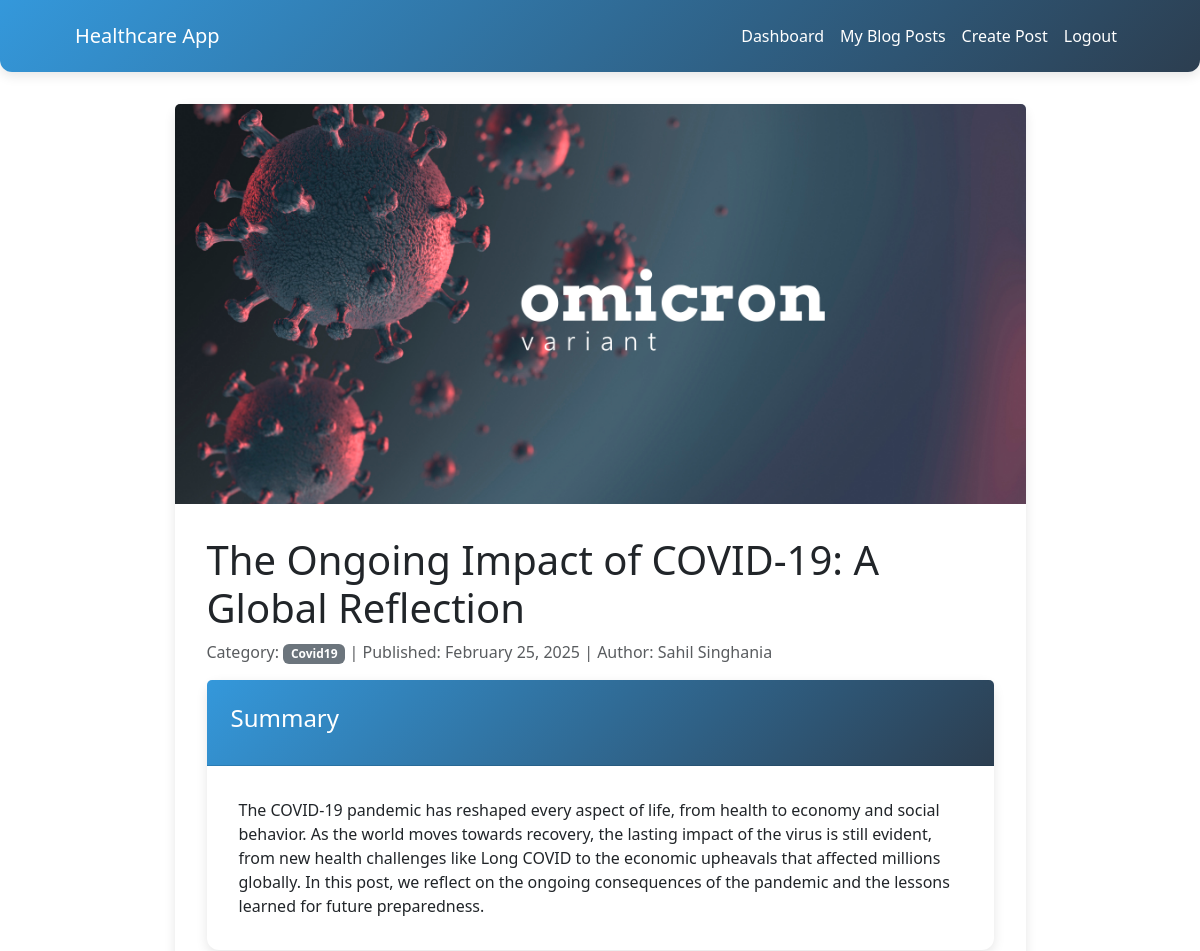
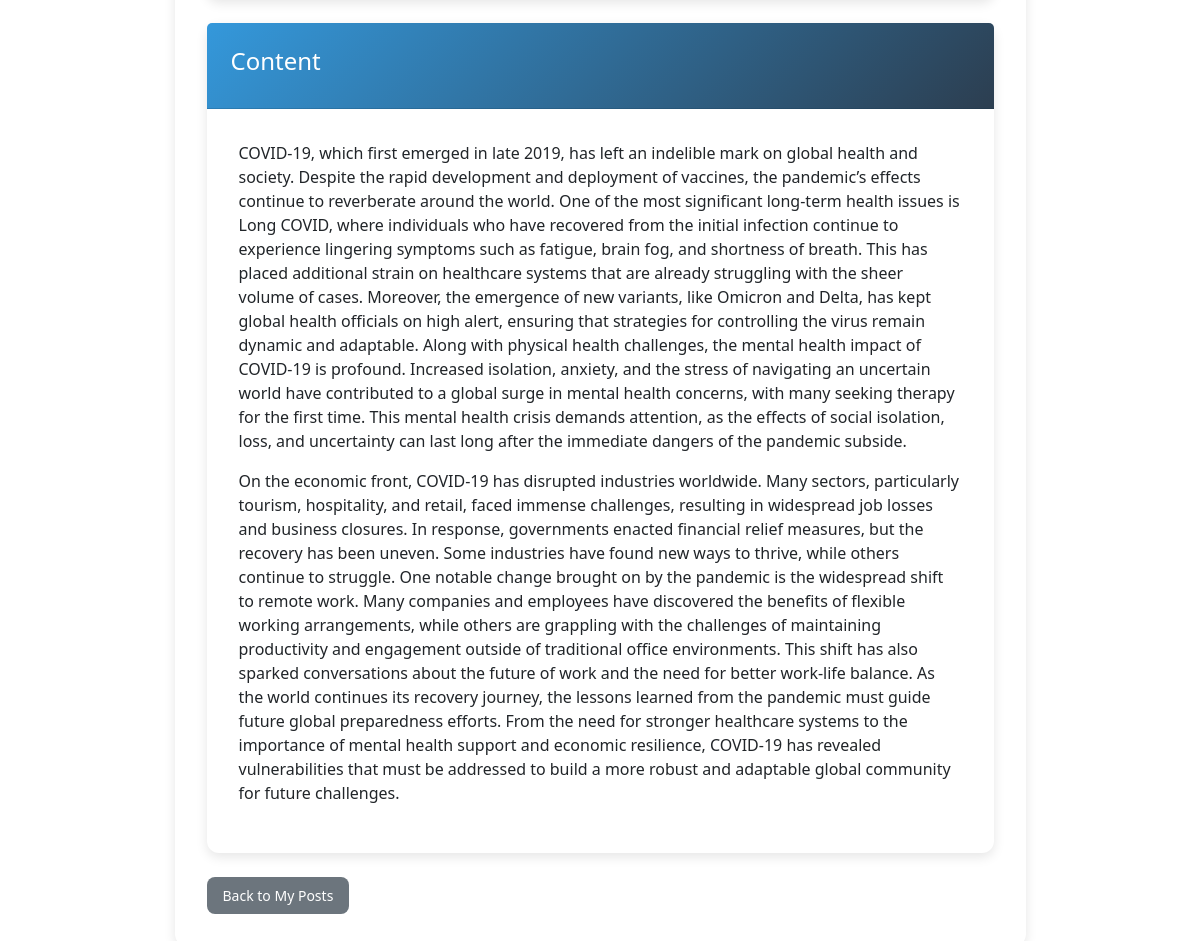
/blog/view/2/ (signed in), run on the app's committed database (2 pictures, top to bottom).
### blog/models.py (models this page shows, shortened)
class BlogPost(models.Model):
    title = models.CharField(max_length=200)
    image = models.ImageField(upload_to='blog_images/')
    category = models.ForeignKey(Category, on_delete=models.CASCADE)
    summary = models.TextField()
    content = models.TextField()
    author = models.ForeignKey(CustomUser, on_delete=models.CASCADE)
    created_at = models.DateTimeField(auto_now_add=True)
    updated_at = models.DateTimeField(auto_now=True)
    is_draft = models.BooleanField(default=False)

class Category(models.Model):
    name = models.CharField(max_length=100)
    class Meta:
        verbose_name_plural = "Categories"

### users/models.py (models this page shows)
class CustomUser(AbstractUser):
    USER_TYPE_CHOICES = (
        ('patient', 'Patient'),
        ('doctor', 'Doctor'),
    )
    user_type = models.CharField(max_length=10, choices=USER_TYPE_CHOICES)
    profile_picture = models.ImageField(upload_to='profile_pics/', null=True, blank=True)
    address_line1 = models.CharField(max_length=100)
    city = models.CharField(max_length=50)
    state = models.CharField(max_length=50)
    pincode = models.CharField(max_length=10)

### blog/views.py (the view)
# urls.py: path('view/<int:post_id>/', views.view_blog_post, name='view_blog_post'),
@login_required
def view_blog_post(request, post_id):
    post = get_object_or_404(BlogPost, id=post_id)
    if post.is_draft and post.author != request.user:
        return redirect('blog_list')
    return render(request, 'blog/view_post.html', {'post': post})

### blog/templates/blog/view_post.html (shortened to what this page needs)
{% extends 'blog/base.html' %}
{% block content %}
<div class="row" style="max-width: 100%; margin: 2rem auto;">
    <div class="col-md-10 offset-md-1">
        <div class="card mb-4">
            {% if post.image %}
                <img src="{{ post.image.url }}" class="card-img-top" alt="{{ post.title }}" style="max-height: 400px; object-fit: cover;">
            {% endif %}
            <div class="card-body">
                <h1 class="card-title">{{ post.title }}</h1>
                <p class="text-muted">
                    Category: <span class="badge bg-secondary">{{ post.category.name }}</span> |
                    Published: {{ post.created_at|date:"F d, Y" }} |
                    Author: {{ post.author.get_full_name }}
                </p>
                <div class="card mb-4">
                    <div class="card-header">
                        <h4>Summary</h4>
                    </div>
                    <div class="card-body">
                        {{ post.summary }}
                    </div>
                </div>
                <div class="card">
                    <div class="card-header">
                        <h4>Content</h4>
                    </div>
                    <div class="card-body">
                        {{ post.content|linebreaks }}
                    </div>
                </div>
                <div class="mt-4">
                    {% if user.user_type == 'doctor' %}
                        <a href="{% url 'my_blog_posts' %}" class="btn btn-secondary">Back to My Posts</a>
                    {% else %}
                        <a href="{% url 'blog_list' %}" class="btn btn-secondary">Back to Blog List</a>
                    {% endif %}
                </div>
            </div>
        </div>
    </div>
</div>
{% endblock %}

### blog/templates/blog/base.html (style rules this page uses)
html { scrollbar-width: none; -ms-overflow-style: none; }
.card { border: none; border-radius: 12px; box-shadow: 0 4px 12px rgba(0, 0, 0, 0.1); transition: transform 0.3s ease, box-shadow 0.3s ease; }
.card-header { background: linear-gradient(135deg, #3498db, #2c3e50); color: white; border-radius: 12px 12px 0 0; padding: 1.5rem; }
.card-body { padding: 2rem; }
.btn { display: inline-block; padding: 0.5rem 1rem; border-radius: 8px; font-size: 0.875rem; font-weight: 500; text-align: center; text-decoration: none; cursor: pointer; transition: background-color 0.3s ease, transform 0.2s ease, box-shadow 0.3s ease; border: none; }

### data on the page
BlogPost: image (picture), title "The Ongoing Impact of COVID-19: A Global Reflection", category.name "Covid19", created_at "February 25, 2025", author.get_full_name "Sahil Singhania", summary "The COVID-19 pandemic has reshaped every aspect of life, from health to economy and social behavior. As the world moves towards recovery, the lasting impact of the virus is still evident, from new health challenges like Long COVID to the economic upheavals that affected millions globally. In this post, we reflect on the ongoing consequences of the pandemic and the lessons learned for future preparedness.", content "COVID-19, which first emerged in late 2019, has left an indelible mark on global health and society. Despite the rapid development and deployment of vaccines, the pandemic’s effects continue to reverberate around the world. One of the most significant long-term health issues is Long COVID, where individuals who have recovered from the initial infection continue to experience lingering symptoms such as fatigue, brain fog, and shortness of breath. This has placed additional strain on healthcare systems that are already struggling with the sheer volume of cases. Moreover, the emergence of new variants, like Omicron and Delta, has kept global health officials on high alert, ensuring that…"
